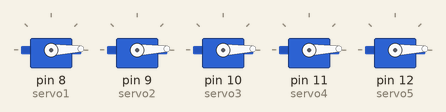
This sketch was run on a simulated Arduino Uno, built with avr-gcc and run on an emulated ATmega328P. Parts: 5 × servo.

Above: at 0.05 s.
At 0.6 s:
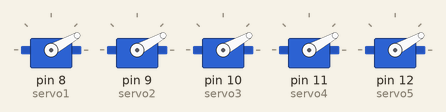
At 0.95 s:
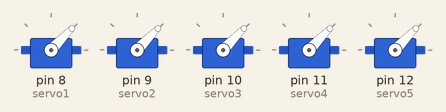
At 1.7 s:
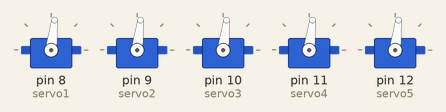
At 2.5 s:
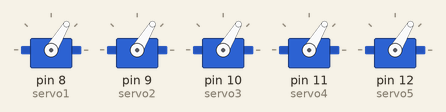
At 3.35 s:
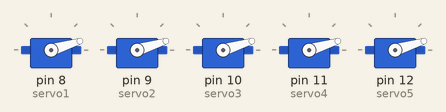
Timing chart, 0 to 8.8 s (numbered marks = the images above):
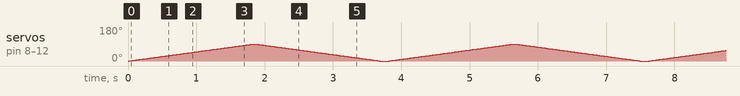

The sketch:

servo.ino
```cpp
#include <Servo.h>

// Объявляем объекты для каждого сервопривода
Servo servo1;
Servo servo2;
Servo servo3;
Servo servo4;
Servo servo5;

int angle; // переменная для угла поворота микро серво

void setup() {
  // Указываем пины для подключения микро серво
  servo1.attach(8);
  servo2.attach(9);
  servo3.attach(10); // Исправлено: теперь используется пин 10
  servo4.attach(11);
  servo5.attach(12);
}

void loop() {
  // Цикл для поворота от 0 до 90 градусов
  for (angle = 0; angle <= 90; angle++) {
    // Сообщаем каждому микро серво угол поворота
    servo1.write(angle);
    servo2.write(angle);
    servo3.write(angle);
    servo4.write(angle);
    servo5.write(angle);

    delay(20); // Ждем, пока все сервы не сделают поворот
  }
  // Цикл для поворота от 90 до 0 градусов
  for (angle = 90; angle >= 0; angle--) {
    // Сообщаем каждому микро серво угол поворота обратно к началу

    if (servo1.attached()) {servo1.write(angle);}

    if (servo2.attached()) {servo2.write(angle);}

    if (servo3.attached()) {servo3.write(angle);}

    if (servo4.attached()) {servo4.write(angle);}

    if (servo5.attached()) {servo5.write(angle);}

    delay(20);
  }

  delay(100); // Ждем перед повторением цикла
}
```
